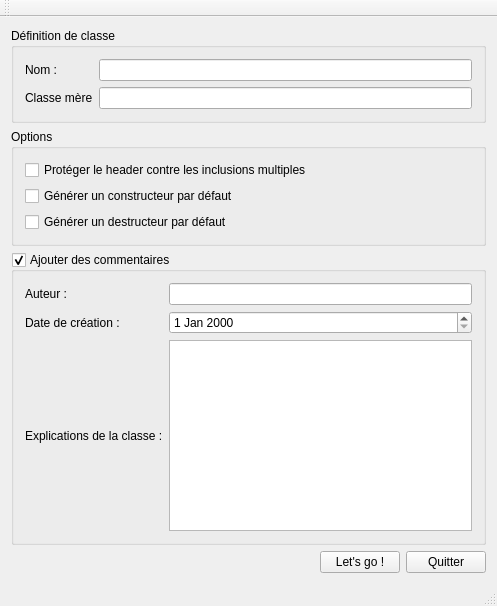
<?xml version="1.0" encoding="UTF-8"?>
<ui version="4.0">
 <class>classGenerator</class>
 <widget class="QMainWindow" name="classGenerator">
  <property name="geometry">
   <rect>
    <x>0</x>
    <y>0</y>
    <width>497</width>
    <height>606</height>
   </rect>
  </property>
  <property name="windowTitle">
   <string>classGenerator</string>
  </property>
  <widget class="QWidget" name="centralWidget">
   <layout class="QVBoxLayout" name="verticalLayout">
    <item>
     <widget class="QGroupBox" name="groupBox">
      <property name="title">
       <string>Définition de classe</string>
      </property>
      <layout class="QHBoxLayout" name="horizontalLayout">
       <item>
        <layout class="QGridLayout" name="gridLayout">
         <item row="1" column="0">
          <widget class="QLabel" name="label">
           <property name="text">
            <string>Nom :</string>
           </property>
          </widget>
         </item>
         <item row="1" column="1">
          <widget class="QLineEdit" name="className"/>
         </item>
         <item row="2" column="0">
          <widget class="QLabel" name="label_2">
           <property name="text">
            <string>Classe mère</string>
           </property>
          </widget>
         </item>
         <item row="2" column="1">
          <widget class="QLineEdit" name="heritedClass"/>
         </item>
        </layout>
       </item>
      </layout>
     </widget>
    </item>
    <item>
     <widget class="QGroupBox" name="groupBox_2">
      <property name="title">
       <string>Options</string>
      </property>
      <layout class="QVBoxLayout" name="verticalLayout_2">
       <item>
        <widget class="QCheckBox" name="antiMultiInclude">
         <property name="text">
          <string>Protéger le header contre les inclusions multiples</string>
         </property>
        </widget>
       </item>
       <item>
        <widget class="QCheckBox" name="constructor">
         <property name="text">
          <string>Générer un constructeur par défaut</string>
         </property>
        </widget>
       </item>
       <item>
        <widget class="QCheckBox" name="destructor">
         <property name="text">
          <string>Générer un destructeur par défaut</string>
         </property>
        </widget>
       </item>
      </layout>
     </widget>
    </item>
    <item>
     <widget class="QGroupBox" name="addCommentary">
      <property name="title">
       <string>Ajouter des commentaires</string>
      </property>
      <property name="checkable">
       <bool>true</bool>
      </property>
      <layout class="QVBoxLayout" name="verticalLayout_3">
       <item>
        <layout class="QGridLayout" name="gridLayout_2">
         <item row="1" column="0">
          <widget class="QLabel" name="label_4">
           <property name="text">
            <string>Date de création :</string>
           </property>
          </widget>
         </item>
         <item row="0" column="1">
          <widget class="QLineEdit" name="editor"/>
         </item>
         <item row="2" column="1">
          <widget class="QPlainTextEdit" name="explanation"/>
         </item>
         <item row="2" column="0">
          <widget class="QLabel" name="label_5">
           <property name="text">
            <string>Explications de la classe :</string>
           </property>
          </widget>
         </item>
         <item row="1" column="1">
          <widget class="QDateEdit" name="date"/>
         </item>
         <item row="0" column="0">
          <widget class="QLabel" name="label_3">
           <property name="text">
            <string>Auteur :</string>
           </property>
          </widget>
         </item>
        </layout>
       </item>
      </layout>
     </widget>
    </item>
    <item>
     <layout class="QHBoxLayout" name="horizontalLayout_5">
      <item>
       <spacer name="horizontalSpacer">
        <property name="orientation">
         <enum>Qt::Horizontal</enum>
        </property>
        <property name="sizeHint" stdset="0">
         <size>
          <width>40</width>
          <height>20</height>
         </size>
        </property>
       </spacer>
      </item>
      <item>
       <widget class="QPushButton" name="generate">
        <property name="text">
         <string>Let's go !</string>
        </property>
       </widget>
      </item>
      <item>
       <widget class="QPushButton" name="quit">
        <property name="text">
         <string>Quitter</string>
        </property>
       </widget>
      </item>
     </layout>
    </item>
   </layout>
  </widget>
  <widget class="QMenuBar" name="menuBar">
   <property name="geometry">
    <rect>
     <x>0</x>
     <y>0</y>
     <width>497</width>
     <height>22</height>
    </rect>
   </property>
  </widget>
  <widget class="QToolBar" name="mainToolBar">
   <attribute name="toolBarArea">
    <enum>TopToolBarArea</enum>
   </attribute>
   <attribute name="toolBarBreak">
    <bool>false</bool>
   </attribute>
  </widget>
  <widget class="QStatusBar" name="statusBar"/>
 </widget>
 <layoutdefault spacing="6" margin="11"/>
 <resources/>
 <connections/>
</ui>
